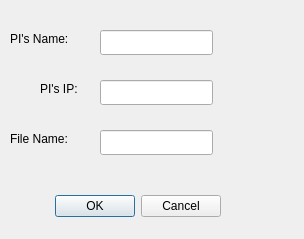
<?xml version="1.0" encoding="UTF-8"?>
<ui version="4.0">
 <class>Dialog</class>
 <widget class="QDialog" name="Dialog">
  <property name="geometry">
   <rect>
    <x>0</x>
    <y>0</y>
    <width>304</width>
    <height>239</height>
   </rect>
  </property>
  <property name="windowTitle">
   <string>Dialog</string>
  </property>
  <widget class="QDialogButtonBox" name="buttonBox">
   <property name="geometry">
    <rect>
     <x>-120</x>
     <y>190</y>
     <width>341</width>
     <height>32</height>
    </rect>
   </property>
   <property name="orientation">
    <enum>Qt::Horizontal</enum>
   </property>
   <property name="standardButtons">
    <set>QDialogButtonBox::Cancel|QDialogButtonBox::Ok</set>
   </property>
  </widget>
  <widget class="QLabel" name="label">
   <property name="geometry">
    <rect>
     <x>40</x>
     <y>80</y>
     <width>51</width>
     <height>17</height>
    </rect>
   </property>
   <property name="text">
    <string>PI's IP:</string>
   </property>
  </widget>
  <widget class="QLineEdit" name="lineEdit">
   <property name="geometry">
    <rect>
     <x>100</x>
     <y>30</y>
     <width>113</width>
     <height>25</height>
    </rect>
   </property>
  </widget>
  <widget class="QLineEdit" name="lineEdit_2">
   <property name="geometry">
    <rect>
     <x>100</x>
     <y>80</y>
     <width>113</width>
     <height>25</height>
    </rect>
   </property>
  </widget>
  <widget class="QLabel" name="label_2">
   <property name="geometry">
    <rect>
     <x>10</x>
     <y>30</y>
     <width>71</width>
     <height>17</height>
    </rect>
   </property>
   <property name="text">
    <string>PI's Name:</string>
   </property>
  </widget>
  <widget class="QLineEdit" name="lineEdit_3">
   <property name="geometry">
    <rect>
     <x>100</x>
     <y>130</y>
     <width>113</width>
     <height>25</height>
    </rect>
   </property>
  </widget>
  <widget class="QLabel" name="label_3">
   <property name="geometry">
    <rect>
     <x>10</x>
     <y>130</y>
     <width>71</width>
     <height>17</height>
    </rect>
   </property>
   <property name="text">
    <string>File Name:</string>
   </property>
  </widget>
 </widget>
 <resources/>
 <connections>
  <connection>
   <sender>buttonBox</sender>
   <signal>accepted()</signal>
   <receiver>Dialog</receiver>
   <slot>accept()</slot>
   <hints>
    <hint type="sourcelabel">
     <x>248</x>
     <y>254</y>
    </hint>
    <hint type="destinationlabel">
     <x>157</x>
     <y>274</y>
    </hint>
   </hints>
  </connection>
  <connection>
   <sender>buttonBox</sender>
   <signal>rejected()</signal>
   <receiver>Dialog</receiver>
   <slot>reject()</slot>
   <hints>
    <hint type="sourcelabel">
     <x>316</x>
     <y>260</y>
    </hint>
    <hint type="destinationlabel">
     <x>286</x>
     <y>274</y>
    </hint>
   </hints>
  </connection>
 </connections>
</ui>
